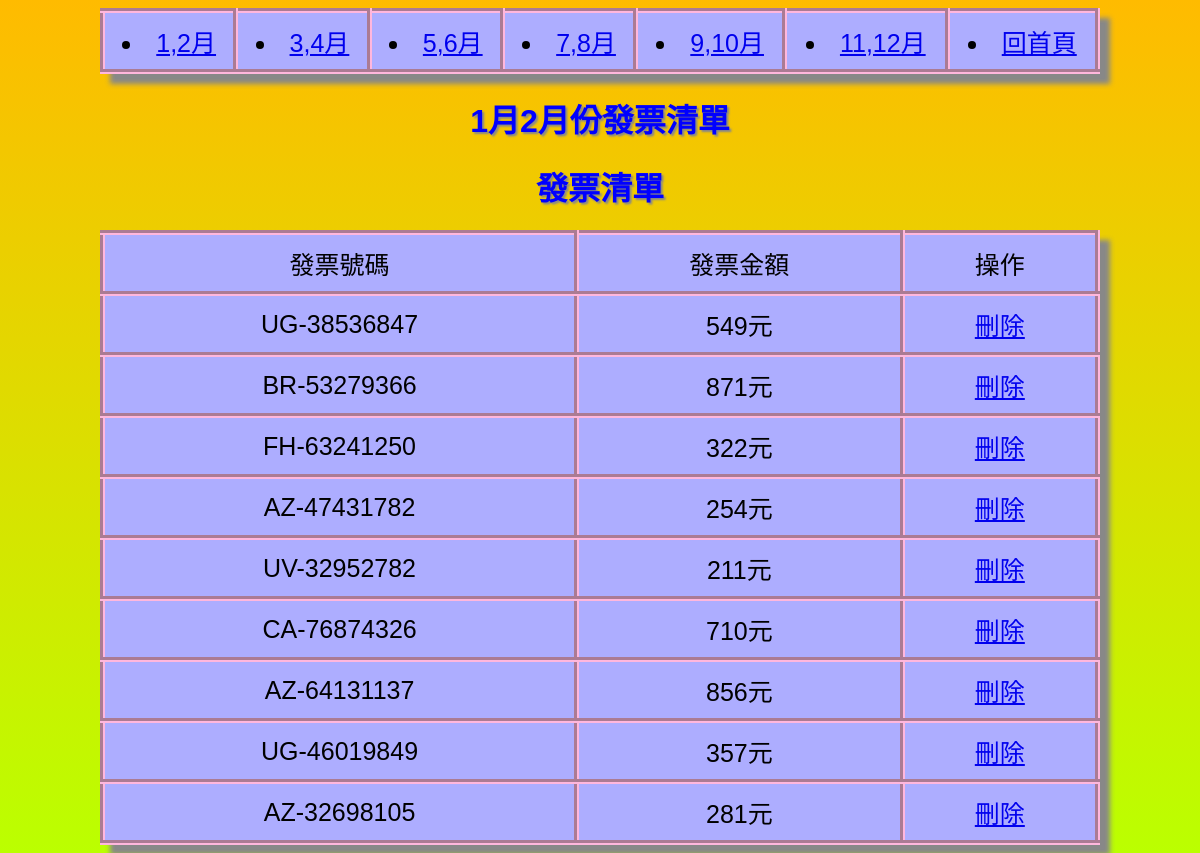
The app's page /list.php?year=2019&&period=1 with its own data.
### tables this page shows
CREATE TABLE `receipt` (
  `id` int(10) UNSIGNED NOT NULL,
  `code` varchar(10) NOT NULL COMMENT '程式碼',
  `number` varchar(10) NOT NULL COMMENT '號碼',
  `period` varchar(10) NOT NULL COMMENT '期號',
  `expend` varchar(10) NOT NULL COMMENT '花費',
  `year` year(4) NOT NULL COMMENT '年份'
);

### list.php (the view, shortened to what this page needs)
<?php
include_once "base.php";
?>
<!DOCTYPE html>
<html lang="en">
<head>
</head>
<body>
<table>
<tr>
    <td>
<li><a href="list.php?year=2019&&period=<?=($period=1);?>">1,2月</a></li>
    </td>
    <td>
<li><a href="list.php?year=2019&&period=<?=($period=2);?>">3,4月</a></li>
    </td>
    <td>
<li><a href="list.php?year=2019&&period=<?=($period=3);?>">5,6月</a></li>
    </td>
    <td>
<li><a href="list.php?year=2019&&period=<?=($period=4);?>">7,8月</a></li>
    </td>
    <td>
<li><a href="list.php?year=2019&&period=<?=($period=5);?>">9,10月</a></li>
    </td>
    <td>
<li><a href="list.php?year=2019&&period=<?=($period=6);?>">11,12月</a></li>
    </td>
<td>
<li>
<a href="index.php">回首頁</a>
</li>
</td>
</tr>
</table>
<?php
$coder=["UG","UV","AZ","CA","BR","FH"];
if((!empty($_GET['year'])) && (!empty($_GET['period']))){
  $period=$_GET['period'];
}
$sum=6;
?>
<?PHP
if($year=2019&&$period==1){
  for($i=0;$i<=$sum;$i++){
    $code=$coder[rand(0,5)];
    $number=rand(30000000,79999999);
    $expend=rand(50,1000);
    $sql="insert into receipt (`year`,`period`,`code`,`number`,`expend`) values('2019','$period','$code','$number','$expend')";
    $pdo->exec($sql);
}
  ?>
  <h1>1月2月份發票清單</h1>
  <?php
}
?>
<h1>發票清單</h1>
<table>
    <tr>
        <td>發票號碼</td>
        <td>發票金額</td>
        <td>操作</td>
    </tr>
    <?php
    $sql="select * from receipt where period='$period'";
    $rows=$pdo->query($sql)->fetchAll();
    foreach($rows as $receipt){
    ?>
    <tr>
        <td><?=$receipt['code'];?>-<?=$receipt['number'];?></td>
        <td><?=$receipt['expend'];?>元</td>
        <td><a href="del_ticket.php?id=<?=$receipt['id'];?>">刪除</td>
    </tr>
    <?php
    }
    ?>
</table>
</body>
</html>

### list.php (style rules this page uses)
body { background: linear-gradient(#FFBB00,#BBFF00); font-family: 'Noto Sans TC', sans-serif; }
table { margin:auto; box-shadow: 10px 10px 5px #888888; width:1000px; background-color:#ADADFF; text-align:center; font-size:25px; }
h1 { text-align: center; color:blue; text-shadow: 2px 2px 2px #888888; }
tr { height:50px; padding:10px; }
table,td { padding:10px; border:5px #FFB7DD groove; border-collapse: collapse; }

### records on screen
receipt: code "UG", number "38536847", expend "549"
receipt: code "BR", number "53279366", expend "871"
receipt: code "FH", number "63241250", expend "322"
receipt: code "AZ", number "47431782", expend "254"
receipt: code "UV", number "32952782", expend "211"
receipt: code "CA", number "76874326", expend "710"
receipt: code "AZ", number "64131137", expend "856"
receipt: code "UG", number "46019849", expend "357"
receipt: code "AZ", number "32698105", expend "281"
